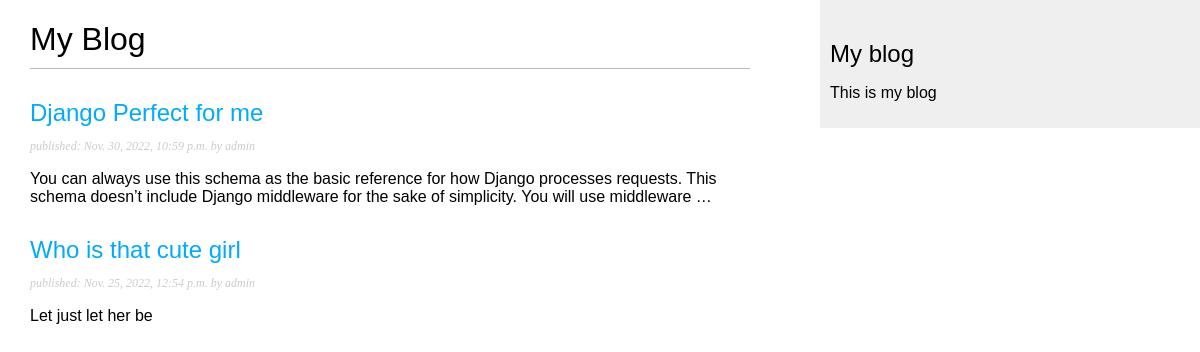
Screenshot of /blog/ with the database file from the repository.
### blog/models.py (models this page shows, shortened)
class Post(models.Model):
    class Status(models.TextChoices):
        DRAFT = 'DF' , 'draft'
        PUBLISHED = 'PB' , 'published'
    title = models.CharField(max_length=250)
    slug = models.SlugField(max_length=250, unique_for_date='publish')
    body = models.TextField()
    author = models.ForeignKey(User, on_delete= models.CASCADE, related_name='blog_posts')
    publish = models.DateTimeField(default=timezone.now)
    created = models.DateTimeField(auto_now_add=True)
    updated = models.DateTimeField(auto_now=True)
    status = models.CharField(max_length=2,
                              choices=Status.choices, default=Status.DRAFT)
    objects = models.Manager() # our default manager
    published = PublishedManager() # our custom manager
    class Meta:
        ordering = ['-publish'] # arranges the order of objected in decending order(newer published to older )
        indexes = [
            models.Index(fields=['publish']),
        ]
    def get_absolute_url(self):
        return reverse("blog:post_details", args=[self.publish.year,
                                                  self.publish.month,
                                                  self.publish.day,
                                                  self.slug])

### blog/views.py (the view)
# urls.py: path('', views.post_list , name='post_list'),
def post_list(request):
    posts = Post.published.all()
    return render(request, 'blog/post/list.html', {'posts': posts})

### blog/models.py (called while the page is built)
    def get_queryset(self):
        return super().get_queryset()\
            .filter(status = Post.Status.PUBLISHED)

### blog/templates/blog/post/list.html (shortened to what this page needs)
{% extends 'blog/base.html' %}
{% block content%}
 <h1>My Blog</h1>
 {% for post in posts%}
    <h2>
        <a href="{{post.get_absolute_url}}">
            {{post.title}}
        </a>
    </h2>
    <p class="date">
        published: {{post.publish}} by {{ post.author}}
    </p>
    {{post.body|truncatewords:30|linebreaks}}
 {% endfor %}
{% endblock %}

### blog/static/css/blog.css (style rules this page uses)
body { margin:0; padding:0rem; font-family :Helvetica, sans-serif; }
a { color : #00abff; text-decoration: none; }
h1 { font-weight: normal !important; border-bottom : 1px solid #bbb; padding : 0 0 10px 0; }
h2 { font-weight: normal !important; margin: 30px 0 0; }
p.date { color: #ccc; font-family : Georgia, serif; font-size : 12px; font-style: italic; }

### rows the page displays
Post: title "Django Perfect for me", publish "Nov. 30, 2022, 10:59 p.m.", author "admin", body "You can always use this schema as the basic reference for how Django processes requests. This schema doesn’t include Django middleware for the sake of simplicity. You will use middleware …"
Post: title "Who is that cute girl", publish "Nov. 25, 2022, 12:54 p.m.", author "admin", body "Let just let her be"
